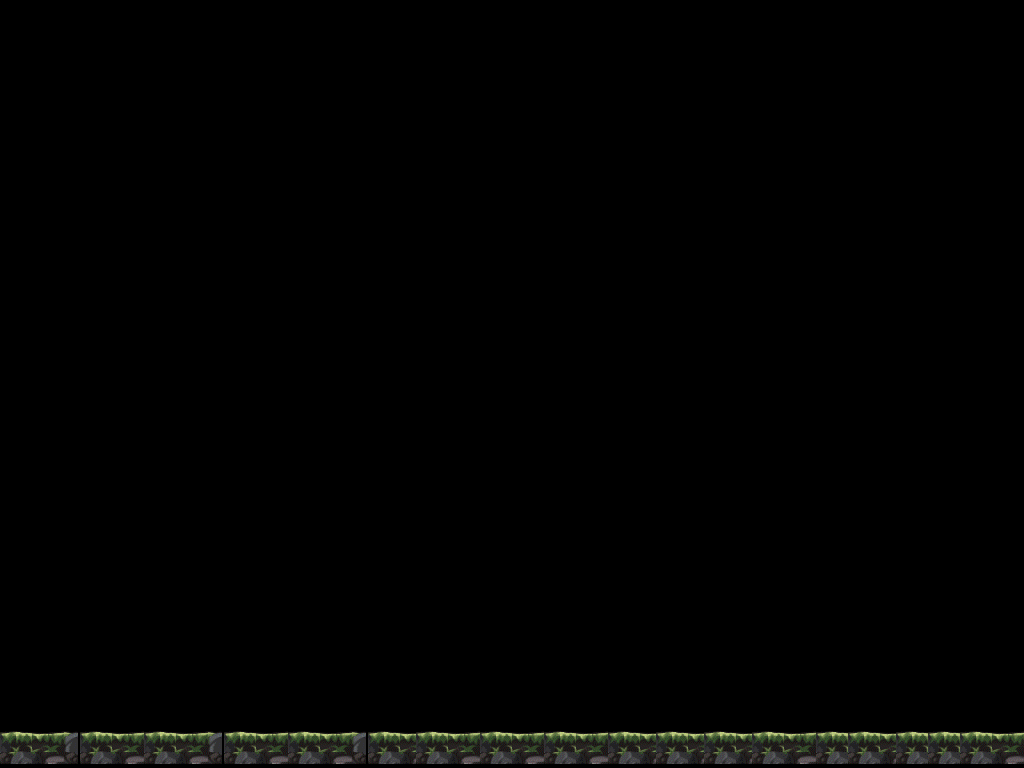

This is a level from a 2D game, rendered from its Tiled map with the project's own tilesets. A one-line summary and the map file follow, with tile-layer data summarised:
An orthogonal 64x48 tile map with 16x16 px tiles, 1 tile layer (Tile Layer 1) and 1 object.

<map version="1.0" orientation="orthogonal" renderorder="left-up" width="64" height="48" tilewidth="16" tileheight="16" nextobjectid="2">
 <tileset firstgid="1" name="PC Computer - MapleStory - Halloween Tiles" tilewidth="16" tileheight="16" spacing="2" margin="1" tilecount="1632" columns="34">
  <image source="source/PC Computer - MapleStory - Halloween Tiles.png" width="617" height="875" />
 </tileset>
 <layer name="Tile Layer 1" width="64" height="48">
  <data>[3072 cells, 192 non-empty, 15 distinct tile ids]</data>
 </layer>
 <objectgroup name="Object Layer 1">
  <object id="1" x="4" y="732" width="1018" height="28" />
 </objectgroup>
</map>
